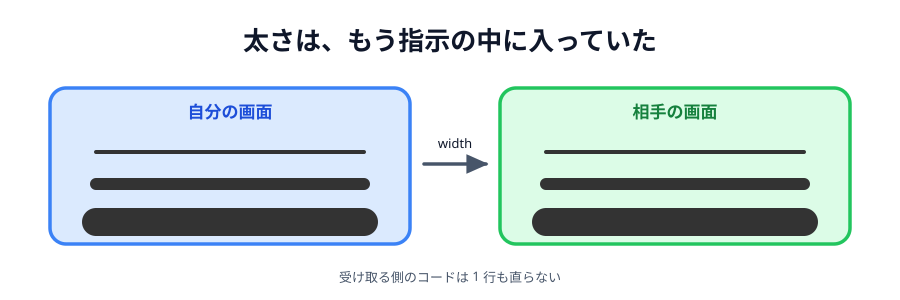

Recreate this plot in Python.
# 00-thumbnail.svg
# スキーマ: SCALE（太さの段階）+ SOURCE-PATH-GOAL（指示に載って相手へ）

import sys
sys.path.insert(0, "/Users/seekseep/.claude/skills/genfig")
from genfig import Canvas, PALETTE

c = Canvas(900, 300)
c.text(450, 50, "太さは、もう指示の中に入っていた", scale="xl")

c.sticky(50, 88, 360, 156, color="blue")
c.text(230, 118, "自分の画面", scale="md", fill=PALETTE["blue"]["text"])
for y, w in ((152, 4), (184, 12), (222, 28)):
    c.raw(f'<line x1="96" y1="{y}" x2="364" y2="{y}" stroke="#333333" '
          f'stroke-width="{w}" stroke-linecap="round"/>')

c.connector(424, 164, 486, 164, label="width", label_scale="sm", label_dy=-16)

c.sticky(500, 88, 350, 156, color="green")
c.text(675, 118, "相手の画面", scale="md", fill=PALETTE["green"]["text"])
for y, w in ((152, 4), (184, 12), (222, 28)):
    c.raw(f'<line x1="546" y1="{y}" x2="804" y2="{y}" stroke="#333333" '
          f'stroke-width="{w}" stroke-linecap="round"/>')

c.text(450, 282, "受け取る側のコードは 1 行も直らない", scale="sm")

c.save("00-thumbnail.svg")
